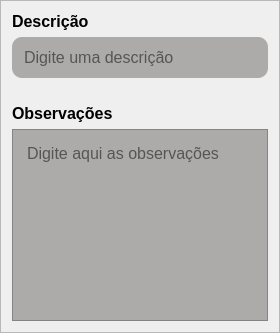
                  <widget class="QFrame" name="frame_pg_TURMA_CAMPOS">
                   <property name="maximumSize">
                    <size>
                     <width>16777215</width>
                     <height>16777215</height>
                    </size>
                   </property>
                   <property name="styleSheet">
                    <string notr="true">
margin: 0;
color: black;</string>
                   </property>
                   <property name="frameShape">
                    <enum>QFrame::Shape::StyledPanel</enum>
                   </property>
                   <property name="frameShadow">
                    <enum>QFrame::Shadow::Raised</enum>
                   </property>
                   <layout class="QVBoxLayout" name="verticalLayout_13">
                    <item>
                     <widget class="QLabel" name="TURMA_label_descricao">
                      <property name="text">
                       <string>&lt;html&gt;&lt;head/&gt;&lt;body&gt;&lt;p&gt;&lt;span style=&quot; font-size:12pt; font-weight:700;&quot;&gt;Descrição&lt;/span&gt;&lt;/p&gt;&lt;/body&gt;&lt;/html&gt;</string>
                      </property>
                     </widget>
                    </item>
                    <item>
                     <widget class="QLineEdit" name="turma_LineEdit_descricao">
                      <property name="styleSheet">
                       <string notr="true">background-color: #ADAAAA;
padding: 10px;
margin-bottom: 20px;
font-size: 12pt;
border: none;
border-radius: 10px;</string>
                      </property>
                      <property name="placeholderText">
                       <string>Digite uma descrição</string>
                      </property>
                     </widget>
                    </item>
                    <item>
                     <widget class="QLabel" name="TURMA_label_observacao">
                      <property name="text">
                       <string>&lt;html&gt;&lt;head/&gt;&lt;body&gt;&lt;p&gt;&lt;span style=&quot; font-size:12pt; font-weight:700;&quot;&gt;Observações&lt;/span&gt;&lt;/p&gt;&lt;/body&gt;&lt;/html&gt;</string>
                      </property>
                     </widget>
                    </item>
                    <item>
                     <widget class="QTextEdit" name="TURMA_TextEdit_observacao">
                      <property name="styleSheet">
                       <string notr="true">background-color: #ADAAAA;
padding: 10px;
font-size: 12pt;</string>
                      </property>
                      <property name="placeholderText">
                       <string>Digite aqui as observações</string>
                      </property>
                     </widget>
                    </item>
                   </layout>
                  </widget>
